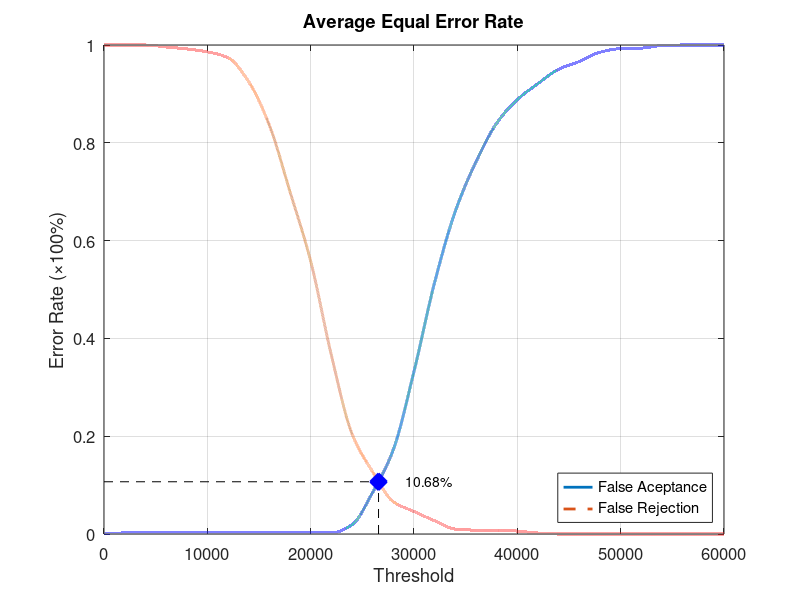
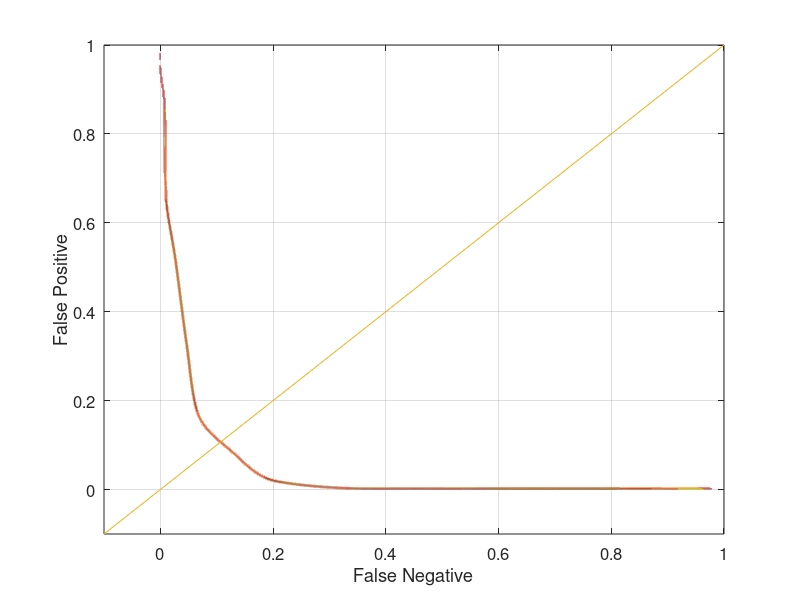

Reproduce these figures in MATLAB, in order.
function yEER = Database2Average
close all;
clear;
clc;
x = 0:2000:60000;
xq = 0:0.5:60000;

y0 = [0 0.00210526 0.00210526 0.00210526 0.00210526 0.00210526 0.00210526 0.00210526 0.00210526 0.00210526 0.00210526 0.00210526 0.0189474 0.0852632 0.172632 0.332632 0.514737 0.66 0.761053 0.84 0.888421 0.921053 0.950526 0.966316 0.985263 0.992632 0.993684 0.998947 1 1 1];
yy0 = interp1(x, y0, xq, 'pchip');
y1 = [1 1 1 0.996 0.992 0.986 0.974 0.925 0.836 0.7 0.558 0.366 0.205 0.127 0.066 0.046 0.027 0.01 0.008 0.008 0.006 0.002 0 0 0 0 0 0 0 0 0];
yy1 = interp1(x, y1, xq, 'pchip');

% Calculating EER: 
y2 = abs(y0 - y1);
find(y2 == min(y2))
yy2 = abs(yy0 - yy1);
xEER = find(yy2 == min(yy2));
xEERIndex = xq(xEER) % X-axis EER
yEER = yy0(xEER) % Y-axis EER

main = figure
plot(xq, yy0,'-','LineWidth', 2);	hold on
plot(xq, yy1,'--','LineWidth', 2);	hold on
plot([xEERIndex xEERIndex], [0 yEER], 'k--');	hold on
plot([0 xEERIndex], [yEER yEER], 'k--');	hold on
plot(xEERIndex, yEER, 'bx', 'LineWidth', 10);	hold on
text(xEERIndex + 10 * xEERIndex / 100, yEER, [num2str(round((10000 * yEER)) / 100) '%'])
legend('False Aceptance', 'False Rejection', 'Location', 'SouthEast')
xlabel('Threshold')
ylabel('Error Rate (\times100%)')
title('Average Equal Error Rate')
set(gca, 'FontSize', 12)
axis([0 60000 0 1])
grid on

print(main, 'Database2AverageMain', '-dpng');
FNRxFPR = figure('Color', [1 1 1]);
plot(yy1, yy0, '-', yy1, yy0, 'LineWidth', 2);
hold on
y = -0.1:0.1:1
plot(y, y); 
set(gca, 'FontSize', 12)
xlabel('False Negative')
ylabel('False Positive')
axis([-0.1 1 -0.1 1])
set(gca, 'FontSize', 12)
grid on

print(FNRxFPR, 'Database2AverageFNRxFPR','-dpng');
end
